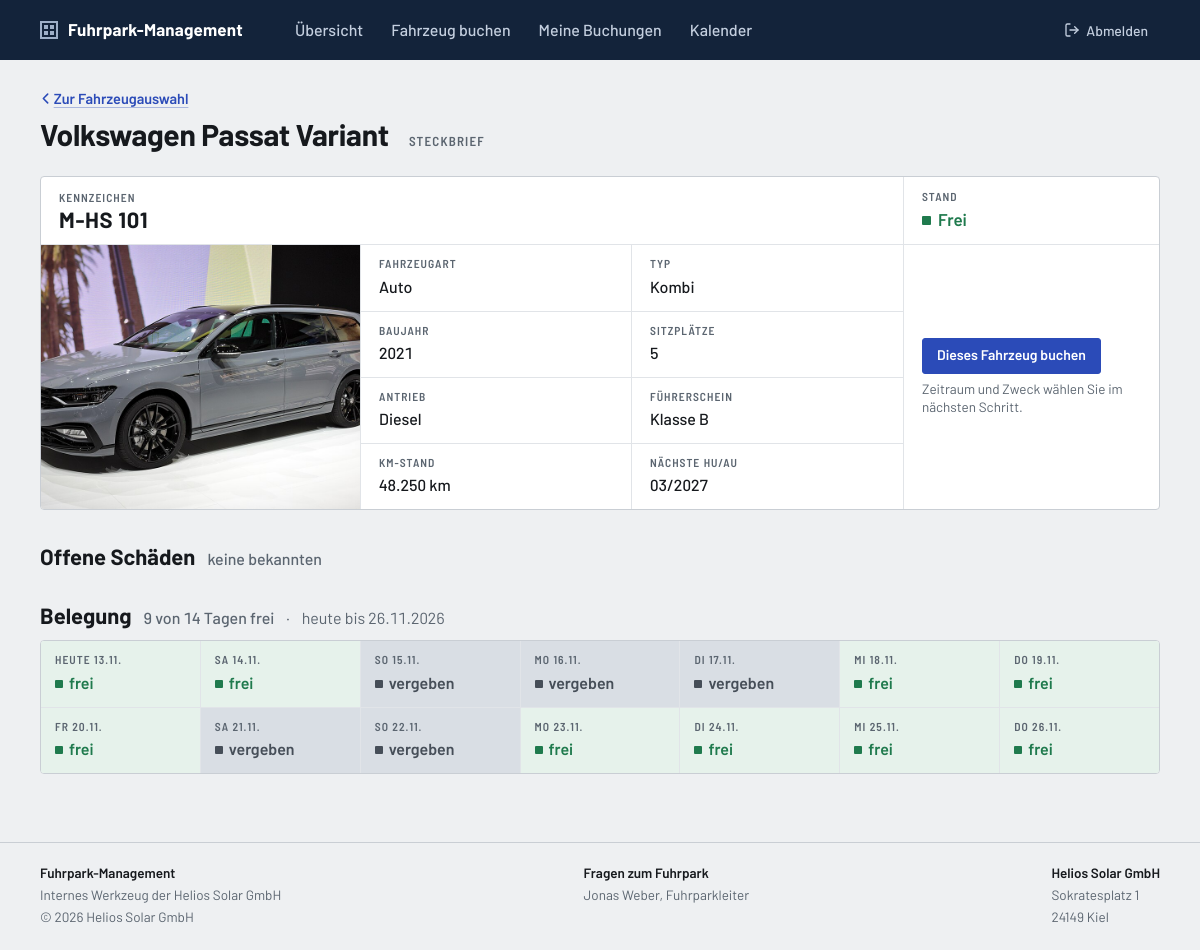
The app's page /fahrzeug.php?id=1 (signed in) with its own data.
### tables this page shows
CREATE TABLE fahrzeuge (
    id            INT UNSIGNED      NOT NULL AUTO_INCREMENT,
    kennzeichen   VARCHAR(20)       NOT NULL,
    art_id        TINYINT UNSIGNED  NOT NULL,
    typ           VARCHAR(30)       NOT NULL,       
    hersteller    VARCHAR(50)       NOT NULL,
    modell        VARCHAR(50)       NOT NULL,
    baujahr       SMALLINT UNSIGNED NULL,
    bild          VARCHAR(100)      NULL,           
    sitzplaetze   TINYINT UNSIGNED  NOT NULL,
    antrieb_id    TINYINT UNSIGNED  NULL,
    kmstand       INT UNSIGNED      NULL,           
    fuehrerschein VARCHAR(5)        NULL,           
    hu_au         DATE              NULL,           
    geloescht_am  DATETIME          NULL,           
    PRIMARY KEY (id),
    CONSTRAINT fk_fahrzeuge_art                     
        FOREIGN KEY (art_id) REFERENCES fahrzeugarten (id),
    CONSTRAINT fk_fahrzeuge_antrieb                 
        FOREIGN KEY (antrieb_id) REFERENCES antriebe (id)
);

### includes/config.php (called while the page is built, shortened)
<?php
require_once __DIR__ . '/db.php';
require_once __DIR__ . '/functions.php';
spl_autoload_register(function (string $klasse): void {
    $datei = __DIR__ . '/klassen/' . $klasse . '.php';
});

### includes/db.php (called while the page is built, shortened)
<?php
function db(): PDO
{
    static $pdo = null;
    if ($pdo instanceof PDO) {
        return $pdo;
    }
    $dsn = sprintf('mysql:host=%s;dbname=%s;charset=%s', DB_HOST, DB_NAME, DB_CHARSET);
    try {
        $pdo = new PDO($dsn, DB_USER, DB_PASS, [
            PDO::ATTR_ERRMODE            => PDO::ERRMODE_EXCEPTION,
            PDO::ATTR_DEFAULT_FETCH_MODE => PDO::FETCH_ASSOC,
            PDO::ATTR_EMULATE_PREPARES   => false,
        ]);
    } catch (PDOException $e) {
        if (APP_ENV === 'dev') {
            exit(
                'Keine Verbindung zur Datenbank "' . DB_NAME . '": ' . $e->getMessage()
                . '<br>Läuft MySQL in XAMPP, und existiert die Datenbank bereits?'
            );
        }
        exit('Die Anwendung ist derzeit nicht verfügbar.');
    }
    return $pdo;
}

### includes/klassen/CFahrzeug.php (called while the page is built, shortened)
<?php
class CFahrzeug
{
    private int $m_ID;
    private string $m_Kennzeichen;
    private int $m_ArtID;
    private string $m_Typ;
    private string $m_Hersteller;
    private string $m_Modell;
    private ?int $m_Baujahr;
    private ?string $m_Bild;
    private int $m_Sitzplaetze;
    private ?int $m_AntriebID;
    private ?int $m_KmStand;
    private ?string $m_Fuehrerschein;
    private ?DateTimeImmutable $m_HuAu;
    private ?DateTimeImmutable $m_GeloeschtAm;
    private ?int $m_WartungID;
    private ?DateTimeImmutable $m_WartungBis;
    private ?bool $m_Unterwegs = null;
    public function __construct(array $in_Zeile)
    {
        $this->m_ID            = (int) $in_Zeile['id'];
        $this->m_Kennzeichen   = $in_Zeile['kennzeichen'];
        $this->m_ArtID         = (int) $in_Zeile['art_id'];
        $this->m_Typ           = $in_Zeile['typ'];
        $this->m_Hersteller    = $in_Zeile['hersteller'];
        $this->m_Modell        = $in_Zeile['modell'];
        $this->m_Baujahr       = self::ZahlOderNull($in_Zeile['baujahr']);
        $this->m_Bild          = $in_Zeile['bild'];
        $this->m_Sitzplaetze   = (int) $in_Zeile['sitzplaetze'];
        $this->m_AntriebID     = self::ZahlOderNull($in_Zeile['antrieb_id']);
        $this->m_KmStand       = self::ZahlOderNull($in_Zeile['kmstand']);
        $this->m_Fuehrerschein = $in_Zeile['fuehrerschein'];
        $this->m_HuAu          = self::DatumOderNull($in_Zeile['hu_au']);
        $this->m_GeloeschtAm   = self::DatumOderNull($in_Zeile['geloescht_am']);
        $this->m_WartungID        = self::ZahlOderNull($in_Zeile['wartung_id']);
        $this->m_WartungBis       = self::DatumOderNull($in_Zeile['wartung_bis']);
    }
    private static function ZahlOderNull(mixed $in_Wert): ?int
    {
        return $in_Wert !== null ? (int) $in_Wert : null;
    }
    private static function DatumOderNull(?string $in_Wert): ?DateTimeImmutable
    {
        return $in_Wert !== null ? new DateTimeImmutable($in_Wert) : null;
    }
    public static function LoadByID(int $in_ID): ?CFahrzeug
    {
        $Statement = db()->prepare(self::SQL . ' WHERE f.id = ?');
        $Statement->execute([$in_ID]);
        $Zeile = $Statement->fetch();
        return $Zeile !== false ? new CFahrzeug($Zeile) : null;
    }
    public function IstAusgemustert(): bool
    {
        return $this->m_GeloeschtAm !== null;
    }
    public function IstInWartung(): bool
    {
        return $this->m_WartungID !== null;
    }
    public function IstWartungEndeOffen(): bool
    {
        return $this->IstInWartung()
            && ($this->m_WartungBis === null || $this->m_WartungBis < new DateTimeImmutable('today'));
    }
    public function SperrtWartung(DateTimeImmutable $in_Von, DateTimeImmutable $in_Bis): bool
    {
        if (!$this->IstInWartung()) {
            return false;
        }
        return $this->IstWartungEndeOffen() || $in_Von <= $this->m_WartungBis;
    }
    public function IstUnterwegs(): bool
    {
        if ($this->m_Unterwegs === null) {
            $Statement = db()->prepare('SELECT COUNT(*) FROM buchungen WHERE fahrzeug_id = ? AND status_id = ?');
            $Statement->execute([$this->m_ID, STATUS_UNTERWEGS]);
            $this->m_Unterwegs = (int) $Statement->fetchColumn() > 0;
        }
        return $this->m_Unterwegs;
    }
    public function GetStand(): string
    {
        return match (true) {
            $this->IstAusgemustert() => 'ausgemustert',
            $this->IstInWartung()    => 'wartung',
            $this->IstUnterwegs()    => 'unterwegs',
            default                  => 'verfuegbar',
        };
    }
    public function GetKennzeichen(): string
    {
        return $this->m_Kennzeichen;
    }
    public function GetArtID(): int
    {
        return $this->m_ArtID;
    }
    public function GetTyp(): string
    {
        return $this->m_Typ;
    }
    public function GetHersteller(): string
    {
        return $this->m_Hersteller;
    }
    public function GetModell(): string
    {
        return $this->m_Modell;
    }
    public function GetBaujahr(): ?int
    {
        return $this->m_Baujahr;
    }
    public function GetBild(): ?string
    {
        return $this->m_Bild;
    }
    public function GetSitzplaetze(): int
    {
        return $this->m_Sitzplaetze;
    }
    public function GetAntriebID(): ?int
    {
        return $this->m_AntriebID;
    }
    public function GetKmStand(): ?int
    {
        return $this->m_KmStand;
    }
    public function GetFuehrerschein(): ?string
    {
        return $this->m_Fuehrerschein;
    }
    public function GetHuAu(): ?DateTimeImmutable
    {
        return $this->m_HuAu;
    }
}

### includes/functions.php (called while the page is built, shortened)
<?php
function e(?string $value): string
{
    return htmlspecialchars($value ?? '', ENT_QUOTES, 'UTF-8');
}
function url(string $path = ''): string
{
    return BASE_URL . '/' . ltrim($path, '/');
}
function aktuelle_rolle(): int
{
    return ($_SESSION['rolle_id'] ?? null) === ROLLE_FUHRPARKLEITER ? ROLLE_FUHRPARKLEITER : ROLLE_MITARBEITER;
}
function ist_fuhrparkleiter(): bool
{
    return aktuelle_rolle() === ROLLE_FUHRPARKLEITER;
}
function zeitraum_kurz(DateTimeImmutable $von, DateTimeImmutable $bis): string
{
    $heute = new DateTimeImmutable('today');
    $vonText = $von == $heute ? 'heute' : $von->format('d.m.Y');
    $bisText = $bis == $heute ? 'heute' : $bis->format('d.m.Y');
    return $vonText . ' bis ' . $bisText;
}
function km_text(?int $km): string
{
    return $km === null ? '–' : number_format($km, 0, ',', '.');
}

### includes/klassen/CListeSchluessel.php (called while the page is built, shortened)
<?php
class CListeSchluessel
{
    private string $m_Tabelle;
    private array $m_Liste = [];
    public function __construct(string $in_Tabelle)
    {
        $this->m_Tabelle = $in_Tabelle;
    }
    private function Laden(): void
    {
        $Statement = db()->prepare('SELECT * FROM ' . $this->m_Tabelle . ' ORDER BY id');
        $Statement->execute();
        foreach ($Statement->fetchAll() as $Zeile) {
            $this->m_Liste[] = new CSchluessel((int) $Zeile['id'], $Zeile['bezeichnung'], $Zeile['plural'] ?? null);
        }
    }
    public function GetAlle(): array
    {
        $this->Laden();
        return $this->m_Liste;
    }
    public function GetByID(int $in_ID): ?CSchluessel
    {
        foreach ($this->GetAlle() as $Schluessel) {
            if ($Schluessel->GetID() === $in_ID) {
                return $Schluessel;
            }
        }
        return null;
    }
    public function GetBezeichnung(int $in_ID): string
    {
        $Schluessel = $this->GetByID($in_ID);
        return $Schluessel !== null ? $Schluessel->GetBezeichnung() : 'unbekannt';
    }
}

### includes/klassen/CSchluessel.php (called while the page is built, shortened)
<?php
class CSchluessel
{
    private int $m_ID;
    private string $m_Bezeichnung;
    public function __construct(int $in_ID, string $in_Bezeichnung, ?string $in_Plural = null)
    {
        $this->m_ID          = $in_ID;
        $this->m_Bezeichnung = $in_Bezeichnung;
    }
    public function GetID(): int
    {
        return $this->m_ID;
    }
    public function GetBezeichnung(): string
    {
        return $this->m_Bezeichnung;
    }
}

### includes/klassen/CListeSchaeden.php (called while the page is built, shortened)
<?php
class CListeSchaeden
{
    private array $m_Liste = [];
    public function Count(): int
    {
        return count($this->m_Liste);
    }
}

### fahrzeug.php (the view, shortened to what this page needs)
<?php
require_once __DIR__ . '/includes/config.php';
$fuhrparkleiter = ist_fuhrparkleiter();
$Fahrzeugarten = new CListeSchluessel('fahrzeugarten');
$Antriebe = new CListeSchluessel('antriebe');
$standMarke = [
    'verfuegbar'   => ['Frei', 'gruen'],
    'unterwegs'    => ['Unterwegs', 'grau'],
    'wartung'      => ['In Wartung', 'gelb'],
    'ausgemustert' => ['Ausgemustert', 'grau'],
];
$id = (int) ($_GET['id'] ?? 0);
$Fahrzeug = CFahrzeug::LoadByID($id);
    ?>
    <?php
$pageTitle = $Fahrzeug->GetHersteller() . ' ' . $Fahrzeug->GetModell();
$heute = new DateTimeImmutable('today');
$ausgemustert = $Fahrzeug->IstAusgemustert();
$ueberfaellig = $Fahrzeug->IstUeberfaellig();
$stand = $Fahrzeug->GetStand();
$marke = $stand === 'unterwegs' && $ueberfaellig ? ['Überfällig', 'rot'] : $standMarke[$stand];
$antrieb = $Fahrzeug->GetAntriebID();
$merkmale = [
    'Fahrzeugart'  => $Fahrzeugarten->GetBezeichnung($Fahrzeug->GetArtID()),
    'Typ'          => $Fahrzeug->GetTyp(),
    'Baujahr'      => $Fahrzeug->GetBaujahr() !== null ? (string) $Fahrzeug->GetBaujahr() : '–',
    'Sitzplätze'   => (string) $Fahrzeug->GetSitzplaetze(),
    'Antrieb'      => $antrieb !== null ? $Antriebe->GetBezeichnung($antrieb) : '–',
    'Führerschein' => $Fahrzeug->GetFuehrerschein() !== null ? 'Klasse ' . $Fahrzeug->GetFuehrerschein() : 'keiner nötig',
];
if ($Fahrzeug->GetKmStand() !== null) {
    $merkmale['km-Stand'] = km_text($Fahrzeug->GetKmStand()) . ' km';
}
if ($Fahrzeug->GetHuAu() !== null) {
    $merkmale['Nächste HU/AU'] = $Fahrzeug->GetHuAu()->format('m/Y');
}
$bildDatei = $Fahrzeug->GetBild();
$hatBild = $bildDatei !== null && is_file(__DIR__ . '/assets/img/' . $bildDatei);
$belegung = [];
if (!$ausgemustert) {
    $ListeBelegung = new CListeBuchungen();
    $ListeBelegung->LadenBelegung($heute, $heute->modify('+13 day'), $fuhrparkleiter);
    $buchungen = array_filter(
        $ListeBelegung->GetAlle(),
        fn (CBuchung $Buchung): bool => $Buchung->GetFahrzeugID() === $id
    );
    for ($tag = 0; $tag < 14; $tag++) {
        $datum = $heute->modify("+$tag day");
        $inWartung = $Fahrzeug->SperrtWartung($datum, $datum);
        $eintrag = [
            'datum'   => $datum,
            'zustand' => $inWartung ? 'wartung' : 'frei',
            'fahrer'  => null,
            'hinweis' => null,
        ];
        if (!$inWartung) {
            foreach ($buchungen as $Buchung) {
                $belegt = $Buchung->GetStart() <= $datum
                    && ($datum <= $Buchung->GetEnde() || ($Buchung->GetStatusID() === STATUS_UNTERWEGS && $tag === 0));
                if ($belegt) {
                    $eintrag['zustand'] = 'vergeben';
                    break;
                }
            }
        }
        $belegung[] = $eintrag;
    }
}
$zustandMarke = [
    'frei'     => ['frei', 'gruen'],
    'vergeben' => ['vergeben', 'grau'],
    'wartung'  => ['in Wartung', 'gelb'],
];
$wochentage = ['So', 'Mo', 'Di', 'Mi', 'Do', 'Fr', 'Sa'];
$freieTage = count(array_filter($belegung, fn (array $tag): bool => $tag['zustand'] === 'frei'));
$ListeOffene = new CListeSchaeden();
$ListeOffene->LadenOffene($id);
require_once __DIR__ . '/includes/header.php';
?>
<article class="schild steckbrief">
    <div class="schild__kopf">
        <div class="schild__name">
            <p class="schild__kennwert">
                <span class="stand__label">Kennzeichen</span>
                <span class="schild__kennwert-wert"><?= e($Fahrzeug->GetKennzeichen()) ?></span>
            </p>
        </div>
        <p class="stand stand--<?= e($marke[1]) ?>">
            <span class="stand__label">Stand</span>
            <span class="stand__wert"><?= e($marke[0]) ?></span>
        </p>
    </div>
    <div class="schild__koerper">
        <div class="steckbrief__inhalt">
            <?php if ($hatBild): ?>
                <img class="steckbrief__bild" src="<?= url('assets/img/' . $bildDatei) ?>" alt="<?= e($pageTitle) ?>">
            <?php endif; ?>
            <dl class="felder felder--steckbrief">
                <?php foreach ($merkmale as $beschriftung => $wert): ?>
                    <div class="feld">
                        <dt><?= e($beschriftung) ?></dt>
                        <dd>
                            <?= e($wert) ?>
                        </dd>
                    </div>
                <?php endforeach; ?>
            </dl>
        </div>
        <div class="schild__aktionen">
            <?php if ($ausgemustert): ?>
                <p class="schild__hinweis">Nicht mehr buchbar.</p>
            <?php elseif ($Fahrzeug->IstWartungEndeOffen()): ?>
                <p class="schild__hinweis">In Wartung. Buchen ist erst wieder möglich, wenn der Fuhrparkleiter ein Ende festlegt.</p>
            <?php else: ?>
                <a class="button button--klein" href="<?= url('buchen.php?fahrzeug=' . $id) ?>">Dieses Fahrzeug buchen</a>
                <p class="schild__hinweis">Zeitraum und Zweck wählen Sie im nächsten Schritt.</p>
            <?php endif; ?>
        </div>
    </div>
</article>
<section class="steckbrief__abschnitt" aria-labelledby="offene-schaeden">
    <?php $anzahlOffen = $ListeOffene->Count(); ?>
    <h2 class="abschnitt" id="offene-schaeden">
        Offene Schäden
        <span class="abschnitt__wert">
            <?= $anzahlOffen === 0 ? 'keine bekannten' : e((string) $anzahlOffen) . ($anzahlOffen === 1 ? ' Schaden' : ' Schäden') ?>
        </span>
    </h2>
</section>
<?php if (!$ausgemustert): ?>
    <section class="steckbrief__abschnitt" aria-labelledby="belegung">
        <h2 class="abschnitt" id="belegung">
            Belegung
            <span class="abschnitt__wert">
                <?php if ($freieTage === 14): ?>
                    alle 14 Tage frei
                <?php elseif ($freieTage === 0): ?>
                    kein Tag frei
                <?php else: ?>
                    <?= e((string) $freieTage) ?> von 14 Tagen frei
                <?php endif; ?>
            </span>
            <span class="abschnitt__zusatz"><?= e(zeitraum_kurz($heute, $heute->modify('+13 day'))) ?></span>
        </h2>
        <div class="schild steckbrief__belegung">
            <ol class="steckbrief__tage">
                <?php foreach ($belegung as $nr => $tag): ?>
                    <?php $tagMarke = $zustandMarke[$tag['zustand']]; ?>
                    <li class="steckbrief__tag steckbrief__tag--<?= e($tag['zustand']) ?>"<?= $tag['hinweis'] !== null ? ' title="' . e($tag['hinweis']) . '"' : '' ?>>
                        <span class="steckbrief__datum">
                            <?= $nr === 0 ? 'Heute' : e($wochentage[(int) $tag['datum']->format('w')]) ?>
                            <?= e($tag['datum']->format('d.m.')) ?>
                        </span>
                        <span class="marke marke--<?= e($tagMarke[1]) ?>"><?= e($tagMarke[0]) ?></span>
                    </li>
                <?php endforeach; ?>
            </ol>
        </div>
    </section>
<?php endif; ?>
<?php require_once __DIR__ . '/includes/footer.php'; ?>

### records on screen
fahrzeuge: kennzeichen "M-HS 101", bild (picture), typ "Kombi", baujahr "2021", sitzplaetze "5"

### other values on screen
APP_NAME "Fuhrpark-Management"
$beschriftung "Übersicht"
$beschriftung "Fahrzeug buchen"
$beschriftung "Meine Buchungen"
$beschriftung "Kalender"
$pageZurueck[0] "Zur Fahrzeugauswahl"
$pageTitle "Volkswagen Passat Variant"
$pageZusatz "STECKBRIEF"
$marke[0] "Frei"
$beschriftung "FAHRZEUGART"
$wert "Auto"
$beschriftung "TYP"
$beschriftung "BAUJAHR"
$beschriftung "SITZPLÄTZE"
$beschriftung "ANTRIEB"
